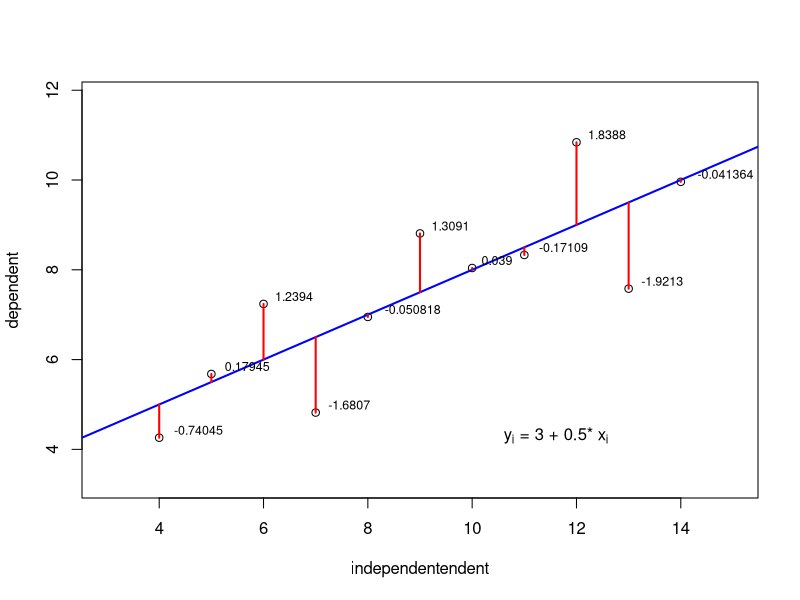

This figure's R source:
# da-05
# MOC - Data Analysis (T. Nauss, C. Reudenbach)
# Images for slides
# 
# The code used for this visualization has been posted by Todos Logos on 
# Rbloggers
# https://www.r-bloggers.com/how-to-plot-points-regression-line-and-residuals/

library(calibrate)

independentendent <- anscombe$x1
dependent <- anscombe$y1

lmod <- lm(dependent ~ independentendent)

plot(independentendent, dependent, xlim=c(min(independentendent)-1, max(independentendent)+1), ylim=c(min(dependent)-1, max(dependent)+1))
abline(lmod, lwd=2, col = "blue")

res <- signif(residuals(lmod), 5)
pre <- predict(lmod) 
segments(independentendent, dependent, independentendent, pre, col="red", lwd = 2)

textxy(independentendent, dependent, res, cex=0.75)
textxy(10, 4, 
       bquote(paste("y"["i"], " = ", .(round(lmod$coefficients[1], 3)), 
                    " + ", .(round(lmod$coefficients[2], 3)), "* x"["i"])),
       cex=1)

dev.copy(jpeg,
         'D:/active/moc/msc-phygeo-data-analysis/scripts/msc-phygeo-data_management/src/examples/linear_regression.jpg', quality = 100)
dev.off()
